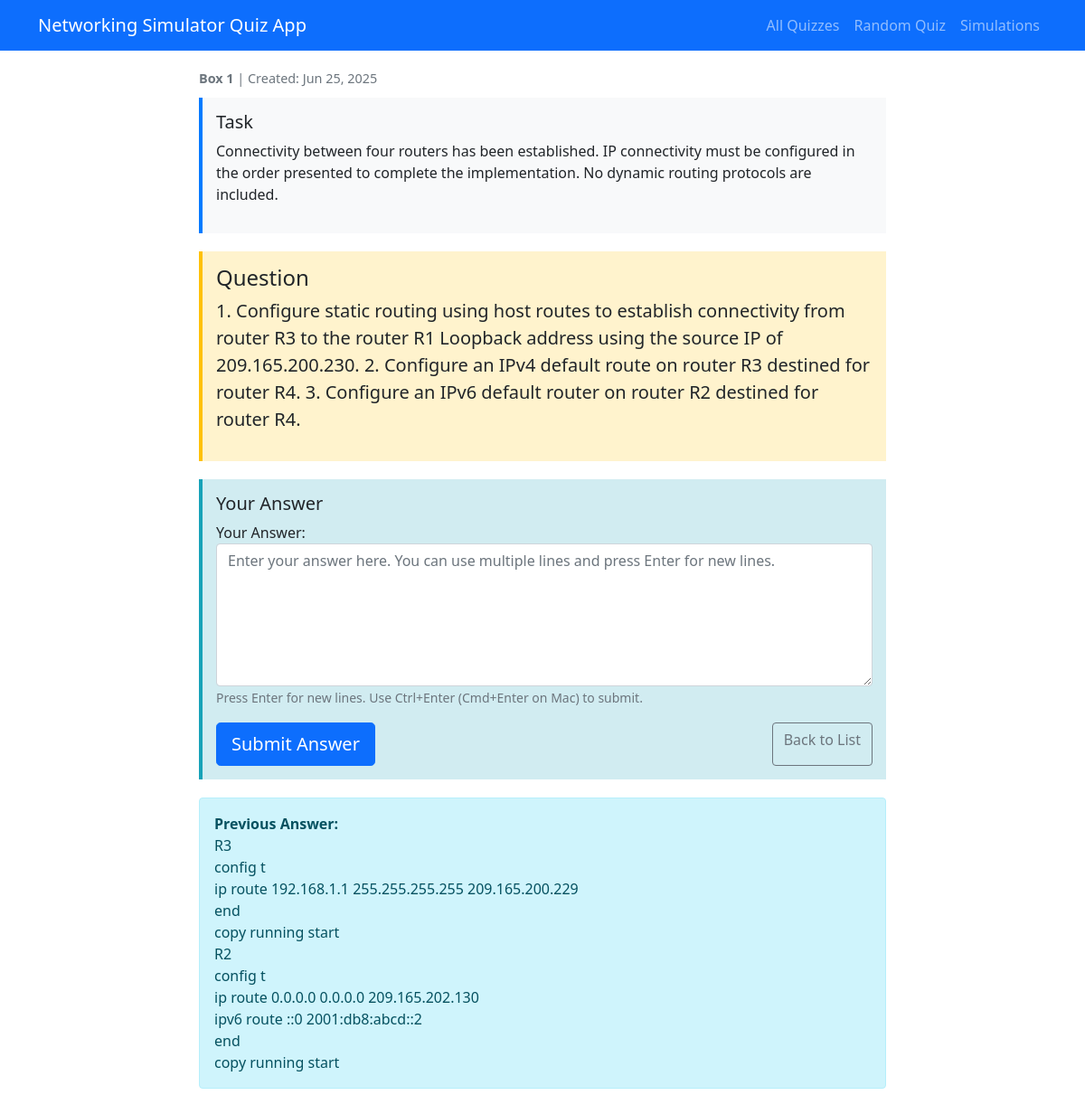
Screenshot of /quiz/2/ with the database file from the repository.
### simulations/models.py (models this page shows, shortened)
class Simulation(models.Model):
    task = models.TextField(max_length=600)
    question = models.TextField(max_length=600)
    labanswer = models.TextField(max_length=600)
    useranswer = models.TextField(max_length=600, blank=True)
    box = models.IntegerField(
        choices=zip(BOXES, BOXES),
        default=BOXES[0],
    )
    image = models.ImageField(
        upload_to=simulation_image_path,
        blank=True,
        null=True,
        validators=[FileExtensionValidator(allowed_extensions=['jpg', 'jpeg', 'png', 'gif'])],
        help_text='Upload an image for this simulation (JPG, PNG, GIF formats allowed)'
    )
    date_created = models.DateTimeField(auto_now_add=True)
    class Meta:
        ordering = ['box', 'date_created']

### simulations/views.py (the view)
# urls.py: path('quiz/<int:simulation_id>/', views.quiz_question_view, name='quiz_question'),
def quiz_question_view(request, simulation_id):
    simulation = get_object_or_404(Simulation, id=simulation_id)
    if request.method == 'POST':
        form = QuizAnswerForm(request.POST)
        if form.is_valid():
            user_answer = form.cleaned_data['answer'].strip()
            simulation.useranswer = user_answer
            simulation.save()
            if user_answer.lower() == simulation.labanswer.lower():
                messages.success(request, 'Correct! Well done.')
                return redirect('quiz_result', simulation_id=simulation.id)
            else:
                messages.error(request, 'Incorrect answer. Please try again.')
                return redirect('quiz_question', simulation_id=simulation.id)
    else:
        form = QuizAnswerForm()
    context = {
        'simulation': simulation,
        'form': form,
    }
    return render(request, 'quiz/question.html', context)

### simulations/views.py
class QuizAnswerForm(forms.Form):
    answer = forms.CharField(
        max_length=600,
        widget=forms.TextInput(attrs={
            'class': 'form-control',
            'placeholder': 'Enter your answer...',
            'required': True
        }),
        label='Your Answer'
    )

### simulations/templates/quiz/question.html (shortened to what this page needs)
{% extends 'quiz/base.html' %}
{% block content %}
<div class="row">
    <div class="col-md-12">
        <div class="box-number">
            <strong>Box {{ simulation.box }}</strong> | Created: {{ simulation.date_created|date:"M d, Y" }}
        </div>
        {% if simulation.task %}
        <div class="task-box" id="myDiv">
            <h5> Task</h5>
            <p>{{ simulation.task }}</p>
        </div>
        {% endif %}
        <div class="question-box">
            <h4> Question</h4>
            <p class="lead">{{ simulation.question }}</p>
        </div>
        <div class="answer-section">
            <h5> Your Answer</h5>
            <form method="post" id="answerForm">
                <div class="mb-3">
                    {{ form.answer.label_tag }}
                    <textarea
                        name="{{ form.answer.name }}"
                        id="{{ form.answer.id_for_label }}"
                        class="form-control"
                        rows="6"
                        placeholder="Enter your answer here. You can use multiple lines and press Enter for new lines."
                        style="resize: vertical; min-height: 120px;">{{ form.answer.value|default_if_none:"" }}</textarea>
                    <small class="form-text text-muted">
                        Press Enter for new lines. Use Ctrl+Enter (Cmd+Enter on Mac) to submit.
                    </small>
                </div>
                <div class="d-grid gap-2 d-md-flex justify-content-md-between">
                    <button type="submit" class="btn btn-primary btn-lg">
                         Submit Answer
                    </button>
                    <a href="{% url 'quiz_list' %}" class="btn btn-outline-secondary">
                         Back to List
                    </a>
                </div>
            </form>
        </div>
        {% if simulation.useranswer %}
        <div class="alert alert-info mt-3">
            <strong>Previous Answer:</strong>
            <div style="white-space: pre-wrap;">{{ simulation.useranswer }}</div>
        </div>
        {% endif %}
    </div>
</div>
{% endblock %}

### simulations/templates/quiz/base.html (style rules this page uses)
.task-box { background-color: #f8f9fa; border-left: 4px solid #007bff; padding: 15px; margin-bottom: 20px; }
.question-box { background-color: #fff3cd; border-left: 4px solid #ffc107; padding: 15px; margin-bottom: 20px; }
.answer-section { background-color: #d1ecf1; border-left: 4px solid #17a2b8; padding: 15px; margin-bottom: 20px; }
.box-number { font-size: 0.9em; color: #6c757d; margin-bottom: 10px; }

### rows the page displays
Simulation: box "1", date_created "Jun 25, 2025", task "Connectivity between four routers has been established. IP connectivity must be configured in the order presented to complete the implementation. No dynamic routing protocols are included.", question "1. Configure static routing using host routes to establish connectivity from router R3 to the router R1 Loopback address using the source IP of 209.165.200.230. 2. Configure an IPv4 default route on router R3 destined for router R4. 3. Configure an IPv6 default router on router R2 destined for router R4.", useranswer "R3 config t ip route 192.168.1.1 255.255.255.255 209.165.200.229 end copy running start R2 config t ip route 0.0.0.0 0.0.0.0 209.165.202.130 ipv6 route ::0 2001:db8:abcd::2 end copy running start"
